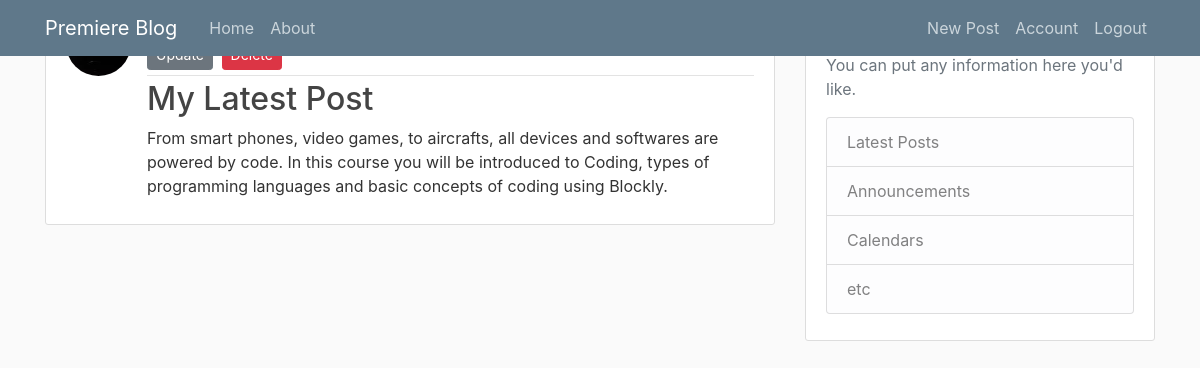
/post/17 (signed in), run on the app's committed database.
### flaskblog/models.py (models this page shows, shortened)
class Post(db.Model):
    id = db.Column(db.Integer, primary_key=True)
    title = db.Column(db.String(100), nullable=False)
    date_posted = db.Column(db.DateTime, nullable=False, default=datetime.utcnow)
    content = db.Column(db.Text, nullable=False)
    user_id = db.Column(db.Integer, db.ForeignKey('user.id'), nullable=False)

### flaskblog/posts/routes.py (the view)
@posts.route('/post/<int:post_id>')
def post(post_id):
    post = Post.query.get_or_404(post_id)
    return render_template('post.html', title=post.title, post=post)

### flaskblog/models.py (called while the page is built)
@login_manager.user_loader
def load_user(user_id):
    return User.query.get(int(user_id))

### flaskblog/templates/post.html (shortened to what this page needs)
{% extends 'layout.html'%}
{% block content %}
    <article class="media content-section">
        <div class="media-body">
        <div class="article-metadata">
            <a class="mr-2" href="{{ url_for('users.user_posts', username=post.author.username) }}">{{ post.author.username }}</a>
            <small class="text-muted">{{ post.date_posted.strftime('%Y-%b-%d  %H:%M') }}</small>
            <div>
                <a class="btn btn-secondary btn-sm mt-1 mb-1"  href="{{ url_for('posts.update_post', post_id=post.id) }}">Update</a>
                <button type="button" class="btn btn-danger btn-sm m-1"  data-toggle="modal" data-target="#deleteModal">Delete</button>
            </div>
        </div>
        <h2 class="article-title">{{ post.title }} </h2>
        <p class="article-content">{{ post.content }}</p>
        </div>
    </article>
{% endblock content %}

### flaskblog/static/main.css (style rules this page uses)
body { background: #fafafa; color: #333333; }
h1, h2, h3, h4, h5, h6 { color: #444444; }
.content-section { background: #ffffff; padding: 10px 20px; border: 1px solid #dddddd; border-radius: 3px; margin-bottom: 20px; }
.article-title { color: #444444; }
.article-content { white-space: pre-line; }
.article-metadata { padding-bottom: 1px; margin-bottom: 4px; border-bottom: 1px solid #e3e3e3 }

### data on the page
Post: title "My Latest Post", content "From smart phones, video games, to aircrafts, all devices and softwares are powered by code. In this course you will be introduced to Coding, types of programming languages and basic concepts of coding using Blockly."
